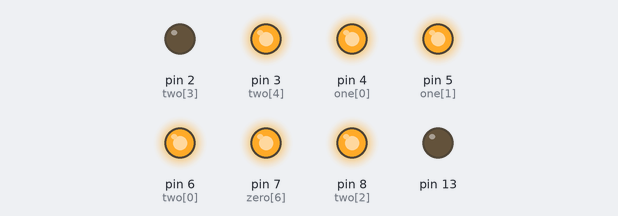
Bench run of a sketch on a simulated Arduino Uno, built with avr-gcc and run on an emulated ATmega328P. On the bench: output pins drawn as LEDs (lit = HIGH).

Above: at 0.3 s.
At 5.5 s:
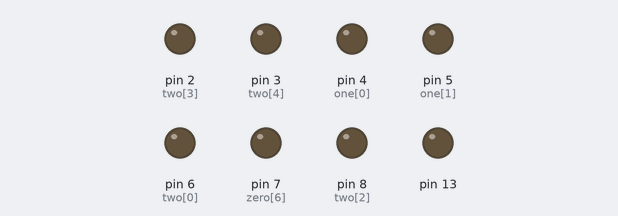
At 7.7 s:
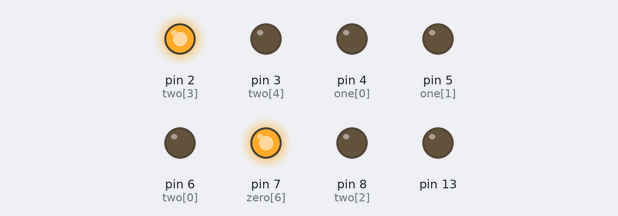
At 9.2 s:
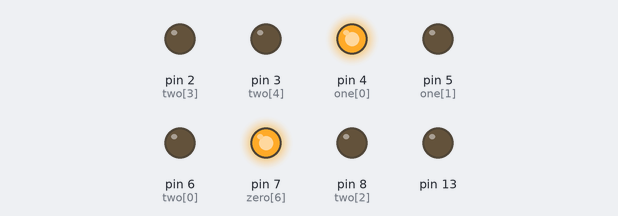
At 10.7 s:
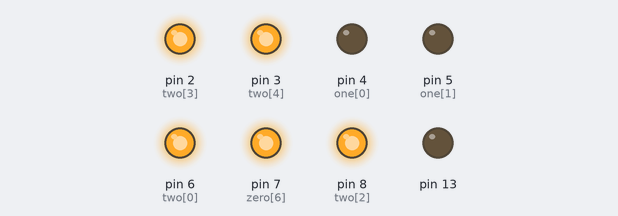
At 17.3 s:
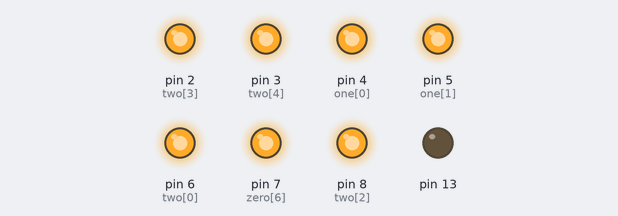
Timing chart, 0 to 23.5 s (numbered marks = the images above):
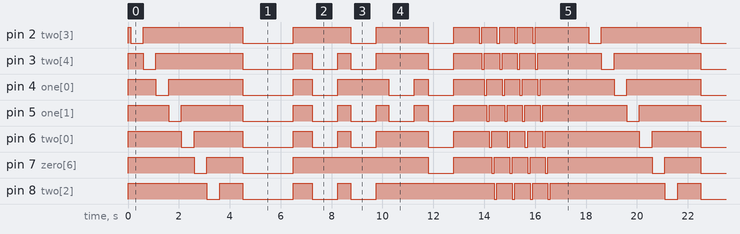

Measured:
- by itself, pin 7 (zero[6]): repeats every 18.0 s: HIGH 1.4 s, LOW 2.0 s, HIGH 5.3 s, LOW 1.0 s, HIGH 1.5 s, 3 × (LOW 0.10 s, HIGH 0.60 s), LOW 0.10 s, HIGH 4.1 s, LOW 0.50 s
- by itself, pin 2 (two[3]): repeats every 18.0 s: HIGH 3.9 s, LOW 2.0 s, HIGH 2.3 s, LOW 1.0 s, HIGH 2.1 s, LOW 1.0 s, HIGH 1.0 s, 3 × (LOW 0.10 s, HIGH 0.60 s), LOW 0.10 s, HIGH 2.1 s, LOW 0.50 s
- by itself, everything shown: repeats every 18.0 s, in 47 steps

The sketch:

seven_segment_test.ino
```cpp
/*
  7 segment display

  -Mike Knerr

  runs a test on 7 segment digital display

  1) turn on each segment in display pin number sequence
  2) all on
  3) countdown 3,2,1,0
  4) run through segments sequentially & repeatedly

  note: pins set for common anode type

*/

#define LED_01 2
#define LED_07 8
#define LED_DP 5

#define LED_DELAY 500

//make it easier to resuse
//common analog
#define ON LOW
#define OFF HIGH

/*bool RUNNING_MODE = OFF;*/
bool TEST_MODE = OFF;

void setup() {

  //configure pins to LEDs
  for(int i=LED_01; i <= LED_07; i++)
    pinMode(i,OUTPUT);

  display_off(100);

  //shut off board light
  pinMode(13,OUTPUT);
  digitalWrite(13,LOW);

}

void display_off(int t){

  //turn off display
  for(int i=LED_01; i <= LED_07; i++)
     {
     digitalWrite(i,OFF);
     }
  delay(t);
}

void display_all_on(int t){

  //turn on all segments
  for(int i=LED_01; i <= LED_07; i++)
     {
     digitalWrite(i,ON);
     }
  delay(t);
}

void run_all_segments(int interval) {

for(int i=LED_01; i <= LED_07; i++)
          {
           digitalWrite(i,ON);
           delay(interval);
           digitalWrite(i,OFF);
          }
}


void loop() {

        run_all_segments(500);

        delay(750);
        display_off(150);
        display_all_on(2000);
        display_off(750);

int one[]={4,5};
int two[]={6,5,8,2,3};
int three[]={6,5,8,4,3};
int zero[]={2,3,4,5,6,9,7};
int array_size;

        //three
        array_size=(sizeof(three)/sizeof(three[0]));
        for (int i = 0; i < array_size; i++) {
          digitalWrite(three[i],ON);
        }
        delay(LED_DELAY);
        delay(LED_DELAY);

        for (int i = 0; i < sizeof(three)-1; i++) {
          digitalWrite(three[i],OFF);
        }
        delay(300);
        display_off(200);

        //two
        array_size=(sizeof(two)/sizeof(two[0]));
        for (int i = 0; i < array_size; i++) {
          digitalWrite(two[i],ON);
        }
        delay(1000);

        for (int i = 0; i < array_size; i++) {
          digitalWrite(two[i],OFF);
        }
        delay(300);
        display_off(200);

        //one
        array_size=(sizeof(one)/sizeof(one[0]));
        for (int i = 0; i < array_size; i++) {
          digitalWrite(one[i],ON);
        }
        delay(1000);

        for (int i = 0; i < array_size; i++) {
          digitalWrite(one[i],OFF);
        }
        delay(300);
        display_off(250);

        //zero
        array_size=(sizeof(zero)/sizeof(zero[0]));
        for (int i = 0; i < array_size; i++) {
          digitalWrite(zero[i],ON);
        }

        delay(1000);
        display_off(1000);

        /*
        for (int i = 0; i < array_size; i++) {
          digitalWrite(one[i],OFF);
        }
        delay(300);
        display_off(250);
        */

        for (int count=0; count<4; count++) {
          run_all_segments(100);
        }

        display_off(1500);


}// end loop
```
